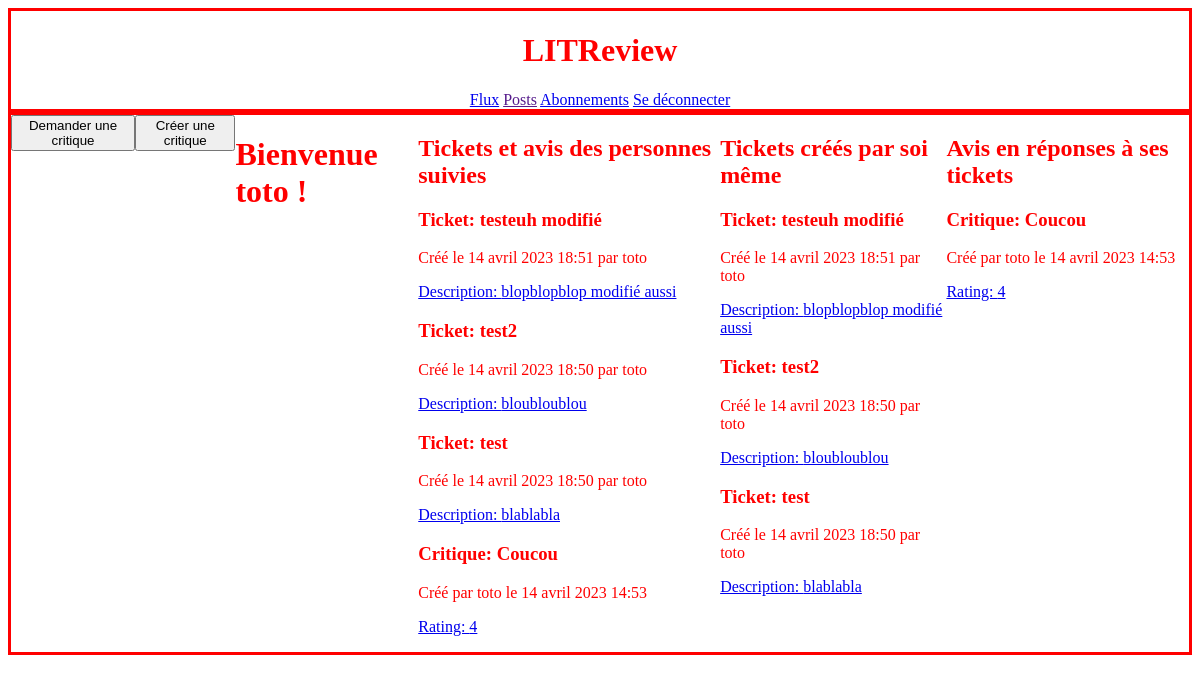
The app's page /home/ (signed in), older data.
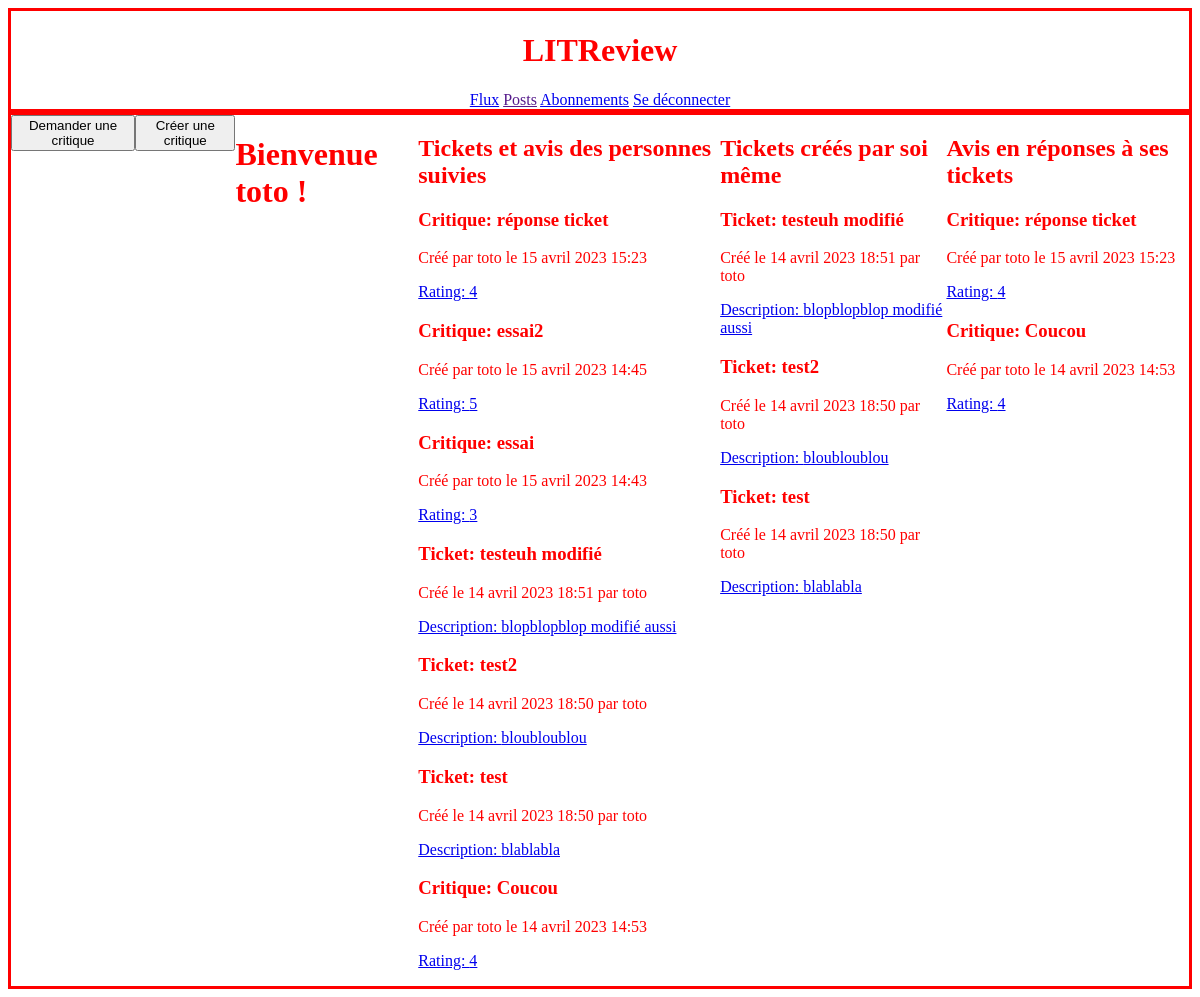
The same page, newer data.
### authentication/models.py (models this page shows)
class User(AbstractBaseUser):
    username = models.CharField(max_length=150, unique=True)
    objects = UserManager()
    USERNAME_FIELD = 'username'

### review/models.py (models this page shows)
class Ticket(models.Model):
    title = models.CharField(max_length=128)
    description = models.TextField(max_length=2048, blank=True)
    user = models.ForeignKey(to=settings.AUTH_USER_MODEL, on_delete=models.CASCADE)
    image = models.ImageField(null=True, blank=True)
    time_created = models.DateTimeField(auto_now_add=True)

class Review(models.Model):
    ticket = models.ForeignKey(to=Ticket, on_delete=models.CASCADE, blank=True, null=True)
    rating = models.PositiveSmallIntegerField(
        validators=[MinValueValidator(0), MaxValueValidator(5)])
    headline = models.CharField(max_length=128)
    body = models.CharField(max_length=8192, blank=True)
    user = models.ForeignKey(
        to=settings.AUTH_USER_MODEL, on_delete=models.CASCADE)
    time_created = models.DateTimeField(auto_now_add=True)

### review/views.py (the view)
# urls.py: 2. Add a URL to urlpatterns:  path('', views.home, name='home')
@login_required(login_url="login")
def home(request):
    posts_followed = feed(request, 1)
    own_tickets = feed(request, 2)
    tickets_responded = feed(request, 3)
    print(request.user.id)
    context = {
        "posts_followed": posts_followed,
        "own_tickets": own_tickets,
        "tickets_responded": tickets_responded,
    }
    return render(request,
                  "review/home.html",
                  context)

### review/templates/review/home.html (shortened to what this page needs)
{% extends "base.html" %}
{% load static %}
{% block style %}
  <link rel="stylesheet" href="{% static 'authentication/style.css' %}" />
{% endblock %}
{% block content %}
    <a href="{% url 'create-ticket' %}">
        <button>Demander une critique</button>
    </a>
    <a href="{% url 'create-review' %}">
        <button>Créer une critique</button>
    </a>
    <h1>Bienvenue {{ request.user }} !</h1>
    <section>
        <h2>Tickets et avis des personnes suivies</h2>
        {% for post in posts_followed %}
            {% if post.content_type == "TICKET" %}
                {% include "review/partials/ticket_snippet.html" with ticket=post %}
            {% endif %}
            {% if post.content_type == "REVIEW" %}
                {% include "review/partials/review_snippet.html" with review=post %}
            {% endif %}
        {% endfor %}
    </section>
    <section>
        <h2>Tickets créés par soi même</h2>
        {% for post in own_tickets %}
            {% if post.content_type == "TICKET" %}
                {% include "review/partials/ticket_snippet.html" with ticket=post %}
            {% endif %}
        {% endfor %}
    </section>
    <section>
        <h2>Avis en réponses à ses tickets</h2>
        {% for post in tickets_responded %}
            {% if post.content_type == "REVIEW" %}
                {% include "review/partials/review_snippet.html" with review=post %}
            {% endif %}
        {% endfor %}
    </section>
{% endblock %}

### templates/base.html (shortened to what this page needs)
<!DOCTYPE html>
<html lang="fr">
<head>
    {% block style %}
    {% endblock %}
</head>
<body>
  <header>
    <h1>LITReview</h1>
      <nav>
          <a href="{% url 'home' %}">Flux</a>
          <a href="">Posts</a>
          <a href="{% url 'followed-users' %}">Abonnements</a>
          <a href="{% url 'logout' %}">Se déconnecter</a>
      </nav>
  </header>
    <div id="main-container">
        {% block content %}
        {% endblock %}
    </div>
</body>
</html>

### review/templates/review/partials/review_snippet.html
<div>
    <h3>Critique: {{ review.headline }}</h3>
    <p>Créé par {{ review.user }} le {{ review.time_created }}</p>
    <div>
        <a href="{% url 'review-detail' review.id %}">
            <p>Rating: {{ review.rating }}</p>
        </a>
    </div>
</div>

### review/templates/review/partials/ticket_snippet.html (shortened to what this page needs)
<div>
    <h3>Ticket: {{ ticket.title }}</h3>
    <p>Créé le {{ ticket.time_created }} par {{ ticket.user }}</p>
    <div>
        <a href="{% url 'ticket-detail' ticket.id %}">
            <p>Description: {{ ticket.description }}</p>
        </a>
    </div>
</div>

### authentication/static/authentication/style.css (style rules this page uses)
body { color: red; }
header { border: solid; text-align: center; }
#main-container { display: flex; border: solid; }

Row changes from the older to the newer data that the page shows:
added Review: headline "réponse ticket", user "toto", time_created "15 avril 2023 15:23", rating "4"
added Review: headline "essai2", user "toto", time_created "15 avril 2023 14:45", rating "5", shown under "Tickets et avis des personnes suivies"
added Review: headline "essai", user "toto", time_created "15 avril 2023 14:43", rating "3", shown under "Tickets et avis des personnes suivies"
